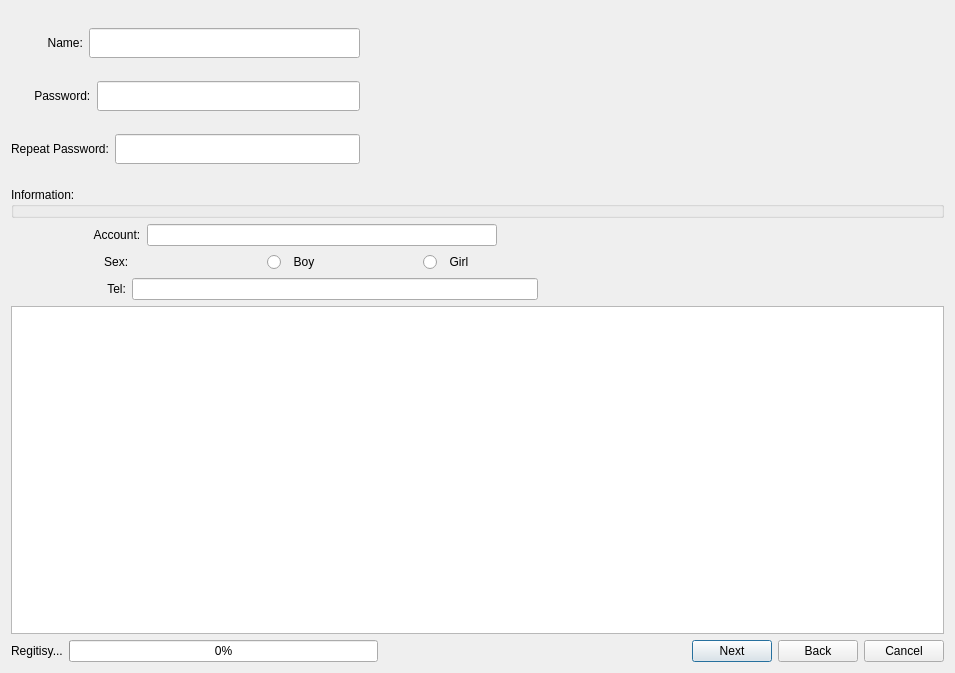
<?xml version="1.0" encoding="UTF-8"?>
<ui version="4.0">
 <class>UserRegitis</class>
 <widget class="QDialog" name="UserRegitis">
  <property name="geometry">
   <rect>
    <x>0</x>
    <y>0</y>
    <width>955</width>
    <height>673</height>
   </rect>
  </property>
  <property name="windowTitle">
   <string>UserRegitis</string>
  </property>
  <layout class="QVBoxLayout" name="verticalLayout_9">
   <item>
    <layout class="QVBoxLayout" name="verticalLayout_6">
     <item>
      <layout class="QVBoxLayout" name="verticalLayout_5">
       <item>
        <layout class="QVBoxLayout" name="verticalLayout_4">
         <item>
          <layout class="QHBoxLayout" name="horizontalLayout_5">
           <property name="sizeConstraint">
            <enum>QLayout::SetMinimumSize</enum>
           </property>
           <item>
            <layout class="QVBoxLayout" name="verticalLayout">
             <item>
              <layout class="QHBoxLayout" name="horizontalLayout_8">
               <item>
                <widget class="QLabel" name="label_10">
                 <property name="text">
                  <string>           Name:</string>
                 </property>
                </widget>
               </item>
               <item>
                <widget class="QLineEdit" name="m_RegiName">
                 <property name="minimumSize">
                  <size>
                   <width>120</width>
                   <height>30</height>
                  </size>
                 </property>
                 <property name="echoMode">
                  <enum>QLineEdit::Normal</enum>
                 </property>
                </widget>
               </item>
              </layout>
             </item>
             <item>
              <layout class="QHBoxLayout" name="horizontalLayout_2">
               <item>
                <widget class="QLabel" name="label_2">
                 <property name="text">
                  <string>       Password:</string>
                 </property>
                </widget>
               </item>
               <item>
                <widget class="QLineEdit" name="m_RegiPasswd">
                 <property name="minimumSize">
                  <size>
                   <width>120</width>
                   <height>30</height>
                  </size>
                 </property>
                 <property name="echoMode">
                  <enum>QLineEdit::Normal</enum>
                 </property>
                </widget>
               </item>
              </layout>
             </item>
             <item>
              <layout class="QHBoxLayout" name="horizontalLayout_3">
               <item>
                <widget class="QLabel" name="label_3">
                 <property name="text">
                  <string>Repeat Password:</string>
                 </property>
                </widget>
               </item>
               <item>
                <widget class="QLineEdit" name="m_RegiRepPasswd">
                 <property name="minimumSize">
                  <size>
                   <width>120</width>
                   <height>30</height>
                  </size>
                 </property>
                 <property name="echoMode">
                  <enum>QLineEdit::Normal</enum>
                 </property>
                </widget>
               </item>
              </layout>
             </item>
            </layout>
           </item>
           <item>
            <layout class="QVBoxLayout" name="verticalLayout_7">
             <item>
              <widget class="QLabel" name="m_accountstate">
               <property name="minimumSize">
                <size>
                 <width>40</width>
                 <height>40</height>
                </size>
               </property>
               <property name="maximumSize">
                <size>
                 <width>40</width>
                 <height>40</height>
                </size>
               </property>
               <property name="text">
                <string/>
               </property>
              </widget>
             </item>
             <item>
              <widget class="QLabel" name="m_passwdstate">
               <property name="minimumSize">
                <size>
                 <width>40</width>
                 <height>40</height>
                </size>
               </property>
               <property name="maximumSize">
                <size>
                 <width>40</width>
                 <height>40</height>
                </size>
               </property>
               <property name="text">
                <string/>
               </property>
              </widget>
             </item>
             <item>
              <widget class="QLabel" name="m_passwdstate2">
               <property name="minimumSize">
                <size>
                 <width>40</width>
                 <height>40</height>
                </size>
               </property>
               <property name="maximumSize">
                <size>
                 <width>40</width>
                 <height>40</height>
                </size>
               </property>
               <property name="text">
                <string/>
               </property>
              </widget>
             </item>
            </layout>
           </item>
           <item>
            <spacer name="horizontalSpacer">
             <property name="orientation">
              <enum>Qt::Horizontal</enum>
             </property>
             <property name="sizeHint" stdset="0">
              <size>
               <width>40</width>
               <height>20</height>
              </size>
             </property>
            </spacer>
           </item>
           <item>
            <widget class="ImageSelect" name="m_lbImage">
             <property name="minimumSize">
              <size>
               <width>170</width>
               <height>170</height>
              </size>
             </property>
             <property name="maximumSize">
              <size>
               <width>100</width>
               <height>160</height>
              </size>
             </property>
             <property name="text">
              <string/>
             </property>
            </widget>
           </item>
           <item>
            <widget class="QLabel" name="label_4">
             <property name="text">
              <string/>
             </property>
            </widget>
           </item>
           <item>
            <layout class="QVBoxLayout" name="verticalLayout_2">
             <item>
              <layout class="QHBoxLayout" name="horizontalLayout_4"/>
             </item>
            </layout>
           </item>
          </layout>
         </item>
         <item>
          <layout class="QVBoxLayout" name="verticalLayout_3">
           <item>
            <widget class="QGroupBox" name="groupBox">
             <property name="title">
              <string>Information:</string>
             </property>
            </widget>
           </item>
          </layout>
         </item>
        </layout>
       </item>
       <item>
        <layout class="QVBoxLayout" name="verticalLayout_8">
         <item>
          <layout class="QHBoxLayout" name="horizontalLayout_10">
           <item>
            <widget class="QLabel" name="label">
             <property name="text">
              <string>                         Account:</string>
             </property>
            </widget>
           </item>
           <item>
            <widget class="QLineEdit" name="m_InfoName">
             <property name="maximumSize">
              <size>
               <width>350</width>
               <height>16777215</height>
              </size>
             </property>
            </widget>
           </item>
           <item>
            <spacer name="horizontalSpacer_3">
             <property name="orientation">
              <enum>Qt::Horizontal</enum>
             </property>
             <property name="sizeHint" stdset="0">
              <size>
               <width>40</width>
               <height>20</height>
              </size>
             </property>
            </spacer>
           </item>
          </layout>
         </item>
         <item>
          <layout class="QHBoxLayout" name="horizontalLayout_9">
           <item>
            <widget class="QLabel" name="label_6">
             <property name="minimumSize">
              <size>
               <width>250</width>
               <height>0</height>
              </size>
             </property>
             <property name="maximumSize">
              <size>
               <width>150</width>
               <height>16777215</height>
              </size>
             </property>
             <property name="text">
              <string>                            Sex: </string>
             </property>
            </widget>
           </item>
           <item>
            <widget class="QRadioButton" name="m_InfoSex_boy">
             <property name="minimumSize">
              <size>
               <width>150</width>
               <height>0</height>
              </size>
             </property>
             <property name="maximumSize">
              <size>
               <width>150</width>
               <height>16777215</height>
              </size>
             </property>
             <property name="text">
              <string>  Boy</string>
             </property>
            </widget>
           </item>
           <item>
            <widget class="QRadioButton" name="m_InfoSex_girl">
             <property name="minimumSize">
              <size>
               <width>150</width>
               <height>0</height>
              </size>
             </property>
             <property name="maximumSize">
              <size>
               <width>150</width>
               <height>16777215</height>
              </size>
             </property>
             <property name="text">
              <string>  Girl</string>
             </property>
            </widget>
           </item>
           <item>
            <spacer name="horizontalSpacer_4">
             <property name="orientation">
              <enum>Qt::Horizontal</enum>
             </property>
             <property name="sizeHint" stdset="0">
              <size>
               <width>40</width>
               <height>20</height>
              </size>
             </property>
            </spacer>
           </item>
          </layout>
         </item>
         <item>
          <layout class="QHBoxLayout" name="horizontalLayout">
           <item>
            <widget class="QLabel" name="label_8">
             <property name="text">
              <string>                             Tel:</string>
             </property>
            </widget>
           </item>
           <item>
            <widget class="QLineEdit" name="m_InfoTel"/>
           </item>
           <item>
            <spacer name="horizontalSpacer_6">
             <property name="orientation">
              <enum>Qt::Horizontal</enum>
             </property>
             <property name="sizeHint" stdset="0">
              <size>
               <width>40</width>
               <height>20</height>
              </size>
             </property>
            </spacer>
           </item>
          </layout>
         </item>
        </layout>
       </item>
       <item>
        <widget class="QTextEdit" name="m_RegiInformation"/>
       </item>
       <item>
        <layout class="QHBoxLayout" name="horizontalLayout_6">
         <item>
          <widget class="QLabel" name="label_5">
           <property name="text">
            <string>Regitisy...</string>
           </property>
          </widget>
         </item>
         <item>
          <widget class="QProgressBar" name="m_RegiProgress">
           <property name="value">
            <number>0</number>
           </property>
          </widget>
         </item>
         <item>
          <spacer name="horizontalSpacer_2">
           <property name="orientation">
            <enum>Qt::Horizontal</enum>
           </property>
           <property name="sizeHint" stdset="0">
            <size>
             <width>40</width>
             <height>20</height>
            </size>
           </property>
          </spacer>
         </item>
         <item>
          <widget class="QPushButton" name="m_RegiNext">
           <property name="text">
            <string>Next</string>
           </property>
          </widget>
         </item>
         <item>
          <widget class="QPushButton" name="m_RegiBack">
           <property name="text">
            <string>Back</string>
           </property>
          </widget>
         </item>
         <item>
          <widget class="QPushButton" name="m_RegiCancel">
           <property name="text">
            <string>Cancel</string>
           </property>
          </widget>
         </item>
        </layout>
       </item>
      </layout>
     </item>
    </layout>
   </item>
  </layout>
 </widget>
 <layoutdefault spacing="6" margin="11"/>
 <customwidgets>
  <customwidget>
   <class>ImageSelect</class>
   <extends>QLabel</extends>
   <header>imageselect.h</header>
  </customwidget>
 </customwidgets>
 <resources/>
 <connections/>
</ui>
